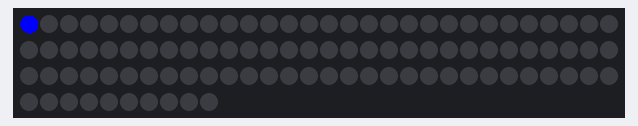
This sketch was run on a simulated Arduino Uno, built with avr-gcc and run on an emulated ATmega328P. On the bench: 100 RGB LEDs in strip order, left to right, continuing on the next row.

Above: at 0.16 s.
At 14.7 s:
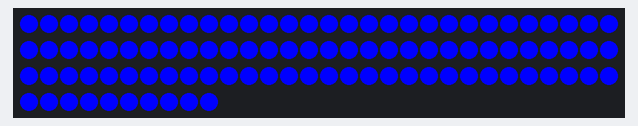
At 15.7 s:
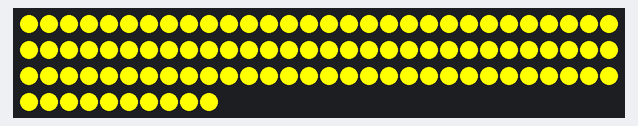
At 17.7 s:
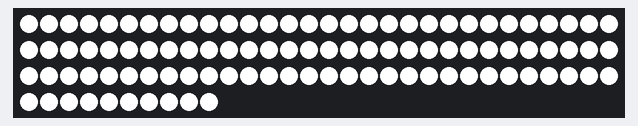
At 26.9 s:
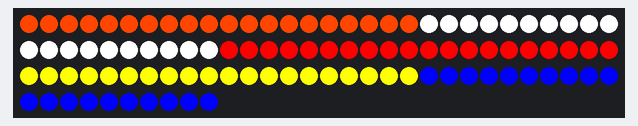
At 38.3 s:
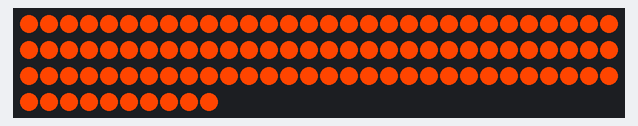

Measured:
- what the display in image 1 shows lasts 1.0 s, from 14.6 s to 15.6 s

The sketch:

pixcel_led.ino
```cpp
#include <FastLED.h>
#define DATA_PIN     2
#define NUM_LEDS    100
CRGB leds[NUM_LEDS];
void setup() {
  FastLED.addLeds<WS2811, DATA_PIN, RGB>(leds, NUM_LEDS);
}
void loop() {
  P_flag();
  //P_2();
  P_flagColors();
}
void P_flag() {
  int TIME_1 = 20;
  for (int i = 0; i < NUM_LEDS; i++) {
    leds[i] = CRGB::Blue;
    FastLED.show();
    delay(TIME_1);
  }
  for (int i = 0; i < 4 * NUM_LEDS / 5; i++) {
    leds[i] = CRGB::Yellow;
    FastLED.show();
    delay(TIME_1);
  }
  for (int i = 0; i < 3 * NUM_LEDS / 5; i++) {
    leds[i] = CRGB::Red;
    FastLED.show();
    delay(TIME_1);
  }
  for (int i = 0; i < 2 * NUM_LEDS / 5; i++) {
    leds[i] = CRGB::White;
    FastLED.show();
    delay(TIME_1);
  }
  for (int i = 0; i < NUM_LEDS / 5; i++) {
    leds[i] = CRGB::OrangeRed;
    FastLED.show();
    delay(TIME_1);
  }
  delay(5000);
  for (int i = 0; i < NUM_LEDS; i++) {
    leds[i] = CRGB::Black;
    FastLED.show();
    delay(20);
  }
}
void P_2() {
  for (int i = 0; i < NUM_LEDS; i++) {
    leds[i] = CRGB::Red;
    leds[i + 1] = CRGB::Red;
    leds[i + 2] = CRGB::Blue;
    FastLED.show();
    delay(10);
    leds[i] = CRGB::Black;
    FastLED.show();
  }
  for (int i = NUM_LEDS; i > 0; i--) {
    leds[i] = CRGB::Red;
    leds[i + 1] = CRGB::Red;
    leds[i + 2] = CRGB::Blue;
    FastLED.show();
    delay(10);
    leds[i - 3] = CRGB::Black;
    FastLED.show();
  }
  for (int i = 0; i < NUM_LEDS; i++) {
    leds[i] = CRGB::BurlyWood ;
    leds[i + 1] = CRGB::BurlyWood ;
    leds[i + 2] = CRGB::BurlyWood ;
    FastLED.show();
    delay(10);
    leds[i] = CRGB::Black;
    FastLED.show();
  }
  for (int i = NUM_LEDS; i > 0; i--) {
    leds[i] = CRGB::DeepSkyBlue ;
    leds[i + 1] = CRGB::DeepSkyBlue ;
    leds[i + 2] = CRGB::DeepSkyBlue ;
    FastLED.show();
    delay(10);
    leds[i - 3] = CRGB::Black;
    FastLED.show();
  }
}
void P_flagColors() {
  for (int i = 0; i < NUM_LEDS; i++) {
    leds[i] = CRGB::Blue;
  }
  FastLED.show();
  delay(1000);
  for (int i = 0; i < NUM_LEDS; i++) {
    leds[i] = CRGB::Yellow;
  }
  FastLED.show();
  delay(1000);
  for (int i = 0; i < NUM_LEDS; i++) {
    leds[i] = CRGB::Red;
  }
  FastLED.show();
  delay(1000);
  for (int i = 0; i < NUM_LEDS; i++) {
    leds[i] = CRGB::White;
  }
  FastLED.show();
  delay(1000);
  for (int i = 0; i < NUM_LEDS; i++) {
    leds[i] = CRGB::OrangeRed;
  }
  FastLED.show();
  delay(1000);
}
```
